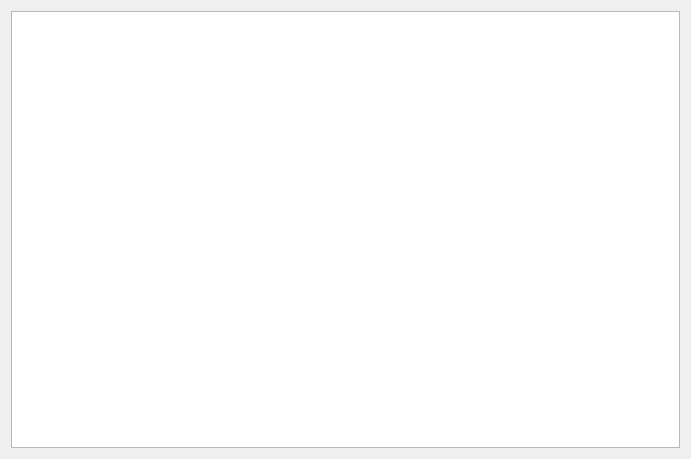
<?xml version="1.0" encoding="UTF-8"?>
<ui version="4.0">
 <class>ReportForm</class>
 <widget class="QWidget" name="ReportForm">
  <property name="geometry">
   <rect>
    <x>0</x>
    <y>0</y>
    <width>691</width>
    <height>459</height>
   </rect>
  </property>
  <property name="windowTitle">
   <string>Form</string>
  </property>
  <layout class="QHBoxLayout" name="horizontalLayout">
   <item>
    <widget class="QPlainTextEdit" name="plainTextEdit"/>
   </item>
  </layout>
 </widget>
 <resources/>
 <connections/>
</ui>
